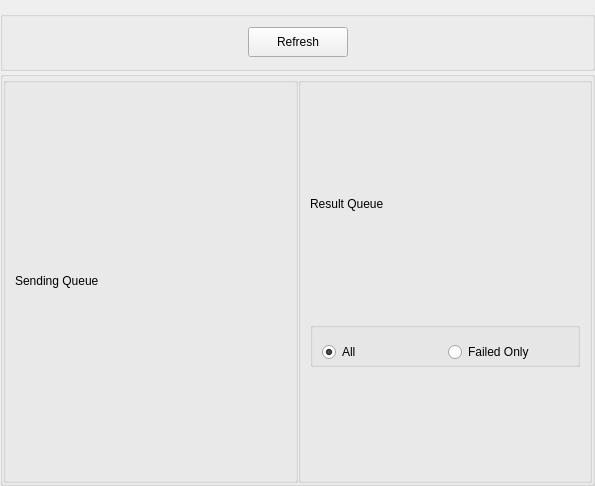
<?xml version="1.0" encoding="UTF-8"?>
<ui version="4.0">
 <class>QueueManage</class>
 <widget class="QWidget" name="QueueManage">
  <property name="geometry">
   <rect>
    <x>0</x>
    <y>0</y>
    <width>595</width>
    <height>486</height>
   </rect>
  </property>
  <property name="windowTitle">
   <string>Form</string>
  </property>
  <layout class="QVBoxLayout" name="verticalLayout">
   <property name="spacing">
    <number>0</number>
   </property>
   <property name="leftMargin">
    <number>0</number>
   </property>
   <property name="rightMargin">
    <number>0</number>
   </property>
   <property name="bottomMargin">
    <number>0</number>
   </property>
   <item>
    <widget class="QGroupBox" name="groupBox">
     <property name="maximumSize">
      <size>
       <width>16777215</width>
       <height>60</height>
      </size>
     </property>
     <property name="sizeIncrement">
      <size>
       <width>0</width>
       <height>0</height>
      </size>
     </property>
     <property name="title">
      <string/>
     </property>
     <layout class="QHBoxLayout" name="horizontalLayout_2">
      <item>
       <spacer name="horizontalSpacer_2">
        <property name="orientation">
         <enum>Qt::Horizontal</enum>
        </property>
        <property name="sizeHint" stdset="0">
         <size>
          <width>231</width>
          <height>20</height>
         </size>
        </property>
       </spacer>
      </item>
      <item>
       <widget class="QPushButton" name="pushButton">
        <property name="sizePolicy">
         <sizepolicy hsizetype="Minimum" vsizetype="Fixed">
          <horstretch>0</horstretch>
          <verstretch>0</verstretch>
         </sizepolicy>
        </property>
        <property name="minimumSize">
         <size>
          <width>100</width>
          <height>30</height>
         </size>
        </property>
        <property name="text">
         <string>Refresh</string>
        </property>
       </widget>
      </item>
      <item>
       <spacer name="horizontalSpacer">
        <property name="orientation">
         <enum>Qt::Horizontal</enum>
        </property>
        <property name="sizeHint" stdset="0">
         <size>
          <width>231</width>
          <height>20</height>
         </size>
        </property>
       </spacer>
      </item>
     </layout>
    </widget>
   </item>
   <item>
    <widget class="QGroupBox" name="groupBox_2">
     <property name="title">
      <string/>
     </property>
     <layout class="QHBoxLayout" name="horizontalLayout">
      <property name="spacing">
       <number>0</number>
      </property>
      <property name="margin">
       <number>0</number>
      </property>
      <item>
       <widget class="QGroupBox" name="gBSendQueue">
        <property name="title">
         <string/>
        </property>
        <layout class="QVBoxLayout" name="lySendQueue">
         <item>
          <widget class="QLabel" name="label">
           <property name="minimumSize">
            <size>
             <width>0</width>
             <height>20</height>
            </size>
           </property>
           <property name="maximumSize">
            <size>
             <width>16777215</width>
             <height>20</height>
            </size>
           </property>
           <property name="text">
            <string>Sending Queue</string>
           </property>
          </widget>
         </item>
        </layout>
       </widget>
      </item>
      <item>
       <widget class="QGroupBox" name="gBResultQueue">
        <property name="title">
         <string/>
        </property>
        <layout class="QVBoxLayout" name="lyResultQueue">
         <property name="spacing">
          <number>6</number>
         </property>
         <property name="margin">
          <number>9</number>
         </property>
         <item>
          <widget class="QLabel" name="label_2">
           <property name="minimumSize">
            <size>
             <width>0</width>
             <height>20</height>
            </size>
           </property>
           <property name="maximumSize">
            <size>
             <width>16777215</width>
             <height>20</height>
            </size>
           </property>
           <property name="text">
            <string>Result Queue</string>
           </property>
          </widget>
         </item>
         <item>
          <widget class="QGroupBox" name="groupBox_3">
           <property name="maximumSize">
            <size>
             <width>16777215</width>
             <height>45</height>
            </size>
           </property>
           <property name="title">
            <string/>
           </property>
           <layout class="QHBoxLayout" name="horizontalLayout_3">
            <item>
             <widget class="QRadioButton" name="rBAll">
              <property name="minimumSize">
               <size>
                <width>0</width>
                <height>30</height>
               </size>
              </property>
              <property name="text">
               <string>All</string>
              </property>
              <property name="checked">
               <bool>true</bool>
              </property>
             </widget>
            </item>
            <item>
             <widget class="QRadioButton" name="rBFailedOnly">
              <property name="minimumSize">
               <size>
                <width>0</width>
                <height>30</height>
               </size>
              </property>
              <property name="text">
               <string>Failed Only</string>
              </property>
             </widget>
            </item>
           </layout>
          </widget>
         </item>
        </layout>
       </widget>
      </item>
     </layout>
    </widget>
   </item>
  </layout>
 </widget>
 <resources/>
 <connections>
  <connection>
   <sender>pushButton</sender>
   <signal>clicked()</signal>
   <receiver>QueueManage</receiver>
   <slot>onRefresh()</slot>
   <hints>
    <hint type="sourcelabel">
     <x>309</x>
     <y>42</y>
    </hint>
    <hint type="destinationlabel">
     <x>332</x>
     <y>2</y>
    </hint>
   </hints>
  </connection>
  <connection>
   <sender>rBFailedOnly</sender>
   <signal>clicked()</signal>
   <receiver>QueueManage</receiver>
   <slot>onFailedOnly()</slot>
   <hints>
    <hint type="sourcelabel">
     <x>367</x>
     <y>335</y>
    </hint>
    <hint type="destinationlabel">
     <x>458</x>
     <y>-4</y>
    </hint>
   </hints>
  </connection>
  <connection>
   <sender>rBAll</sender>
   <signal>clicked()</signal>
   <receiver>QueueManage</receiver>
   <slot>onAll()</slot>
   <hints>
    <hint type="sourcelabel">
     <x>443</x>
     <y>336</y>
    </hint>
    <hint type="destinationlabel">
     <x>425</x>
     <y>-10</y>
    </hint>
   </hints>
  </connection>
 </connections>
 <slots>
  <slot>onRefresh()</slot>
  <slot>onFailedOnly()</slot>
  <slot>onAll()</slot>
 </slots>
</ui>
